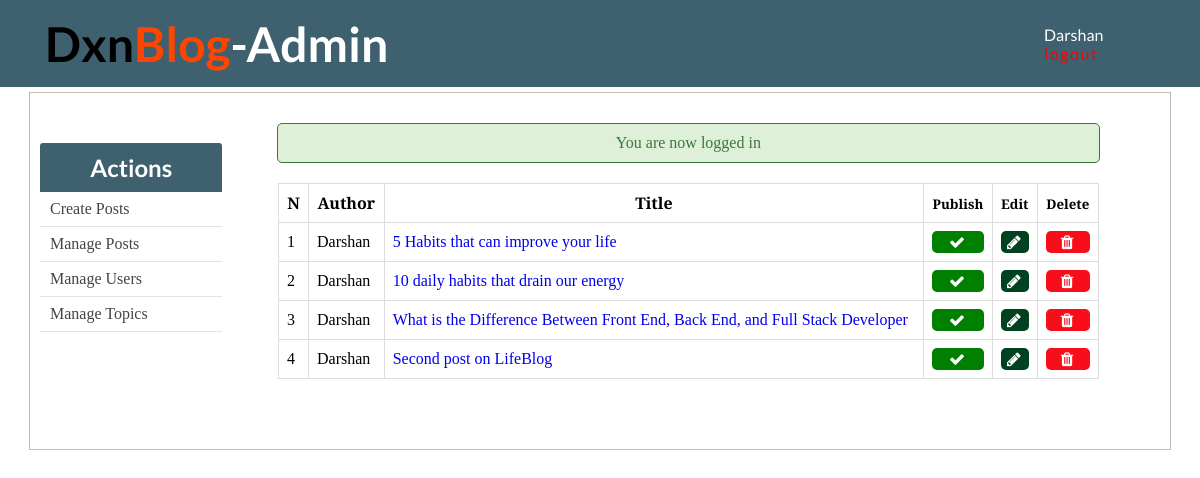
Screenshot of /admin/posts.php (signed in) with the database file from the repository.
### tables this page shows
CREATE TABLE `posts` (
  `id` int(11) NOT NULL,
  `user_id` int(11) DEFAULT NULL,
  `title` varchar(255) NOT NULL,
  `slug` varchar(255) NOT NULL,
  `views` int(11) NOT NULL DEFAULT '0',
  `image` varchar(255) NOT NULL,
  `body` text NOT NULL,
  `published` tinyint(1) NOT NULL,
  `created_at` timestamp NOT NULL DEFAULT CURRENT_TIMESTAMP ON UPDATE CURRENT_TIMESTAMP,
  `updated_at` timestamp NOT NULL DEFAULT '0000-00-00 00:00:00'
);

### admin/includes/post_functions.php (called while the page is built, shortened)
<?php
function getAllPosts()
{
	global $conn;
	if ($_SESSION['user']['role'] == "Admin") {
		$sql = "SELECT * FROM posts";
	} elseif ($_SESSION['user']['role'] == "Author") {
		$user_id = $_SESSION['user']['id'];
		$sql = "SELECT * FROM posts WHERE published=true";
	}
	$result = mysqli_query($conn, $sql);
	$posts = mysqli_fetch_all($result, MYSQLI_ASSOC);
	$final_posts = array();
	foreach ($posts as $post) {
		$post['author'] = getPostAuthorById($post['user_id']);
		array_push($final_posts, $post);
	}
	return $final_posts;
}
function getPostAuthorById($user_id)
{
	global $conn;
	$sql = "SELECT username FROM users WHERE id=$user_id";
	$result = mysqli_query($conn, $sql);
	if ($result) {
		return mysqli_fetch_assoc($result)['username'];
	} else {
		return null;
	}
}
?>

### admin/posts.php (the view, shortened to what this page needs)
<?php  include('../config.php'); ?>
<?php  include(ROOT_PATH . '/admin/includes/post_functions.php'); ?>
<?php include(ROOT_PATH . '/admin/includes/head_section.php'); ?>
<?php $posts = getAllPosts(); ?>
</head>
<body>
	<?php include(ROOT_PATH . '/admin/includes/navbar.php') ?>
	<div class="container content">
		<?php include(ROOT_PATH . '/admin/includes/menu.php') ?>
		<div class="table-div"  style="width: 80%;">
			<?php include(ROOT_PATH . '/includes/messages.php') ?>
			<?php if (empty($posts)): ?>
				<h1 style="text-align: center; margin-top: 20px;">No posts in the database.</h1>
			<?php else: ?>
				<table class="table">
						<thead>
						<th>N</th>
						<th>Author</th>
						<th>Title</th>
						<?php if ($_SESSION['user']['role'] == "Admin"): ?>
							<th><small>Publish</small></th>
						<?php endif ?>
						<th><small>Edit</small></th>
						<th><small>Delete</small></th>
					</thead>
					<tbody>
					<?php foreach ($posts as $key => $post): ?>
						<tr>
							<td><?php echo $key + 1; ?></td>
							<td><?php echo $post['author']; ?></td>
							<td>
								<a 	target="_blank"
								href="<?php echo BASE_URL . 'single_post.php?post-slug=' . $post['slug'] ?>">
									<?php echo $post['title']; ?>
								</a>
							</td>
							<?php if ($_SESSION['user']['role'] == "Admin" ): ?>
								<td>
								<?php if ($post['published'] == true): ?>
									<a class="fa fa-check btn unpublish"
										href="posts.php?unpublish=<?php echo $post['id'] ?>">
									</a>
								<?php else: ?>
									<a class="fa fa-times btn publish"
										href="posts.php?publish=<?php echo $post['id'] ?>">
									</a>
								<?php endif ?>
								</td>
							<?php endif ?>
							<td>
								<a class="fa fa-pencil btn edit"
									href="create_post.php?edit-post=<?php echo $post['id'] ?>">
								</a>
							</td>
							<td>
								<a  class="fa fa-trash btn delete"
									href="create_post.php?delete-post=<?php echo $post['id'] ?>">
								</a>
							</td>
						</tr>
					<?php endforeach ?>
					</tbody>
				</table>
			<?php endif ?>
		</div>
	</div>
</body>
</html>

### static/css/admin_styling.css (style rules this page uses)
* { margin: 0px; padding: 0px; }
a { text-decoration: none; }
table { border-collapse: collapse; width: 70%; margin: 20px auto; }
th, td { padding: 8px; text-align: left; border: 1px solid #ddd; }
th { text-align: center; font-family: 'Averia Serif Libre', cursive; }
.btn { color: white; background: #4E6166; text-align: center; border: none; border-radius: 5px; display: block; letter-spacing: .1em; padding: 13px 20px; text-decoration: none; }
.container { width: 95%; margin: 5px auto 50px; border: 1px solid #BFBCB3; padding: 10px 0px 50px; font-family: 'Averia Serif Libre', cursive; }
.container:after { content: ""; display: block; clear: both; }
.table-div { float: left; width: 47%; }
.table-div table { width: 90%; }
.table-div a.fa { color: white; padding: 3px; }
.table-div .edit { background: #004220; }
.table-div .delete { background: #F70E1A; }
.table-div .unpublish { background: green; }

### rows the page displays
posts: author "Darshan", title "5 Habits that can improve your life"
posts: author "Darshan", title "10 daily habits that drain our energy"
posts: author "Darshan", title "What is the Difference Between Front End, Back End, and Full Stack Developer"
posts: author "Darshan", title "Second post on LifeBlog"

### other values shown
$_SESSION['user']['username'] "Darshan"
$_SESSION['message'] "You are now logged in"
